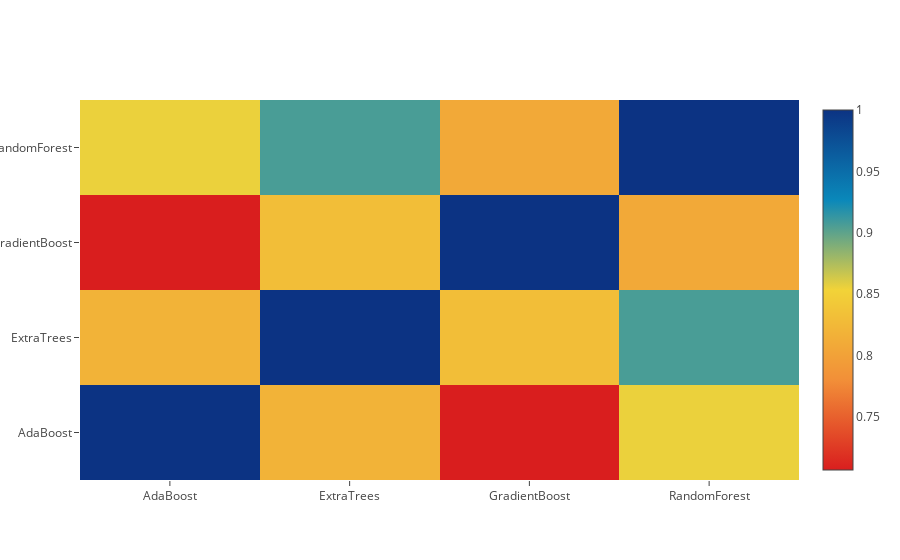

The cell this chart's notebook holds for it:
### Code cell
data = [
    go.Heatmap(
        z= base_predictions_train.astype(float).corr().values ,
        x=base_predictions_train.columns.values,
        y= base_predictions_train.columns.values,
          colorscale='Portland',
            showscale=True,
            reversescale = True
    )
]
py.iplot(data, filename='labelled-heatmap')

### Figure 1 — Plotly figure (JSON) as saved in the notebook; plotly's stock layout.template omitted (floating-point values rounded to 4 significant figures)
{"data": [{"colorscale": "Portland", "reversescale": true, "showscale": true, "type": "heatmap", "x": ["AdaBoost", "ExtraTrees", "GradientBoost", "RandomForest"], "y": ["AdaBoost", "ExtraTrees", "GradientBoost", "RandomForest"], "z": [[1, 0.8194, 0.7069, 0.8558], [0.8194, 1, 0.831, 0.9067], [0.7069, 0.831, 1, 0.8087], [0.8558, 0.9067, 0.8087, 1]]}], "layout": {}}
